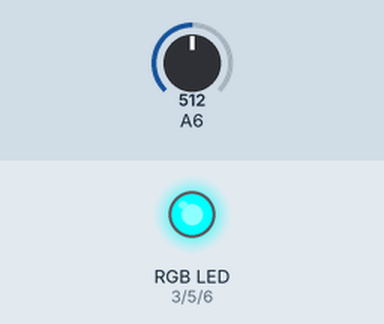
The sketch below on a simulated Arduino Nano, built with avr-gcc and run on an emulated ATmega328P. Shown: an RGB LED mixed from three pins (HIGH = lit). Inputs (shaded band) come from the test bench; at power-on: A6 = 512.

Above: at 0.31 s.
At 1.4 s:
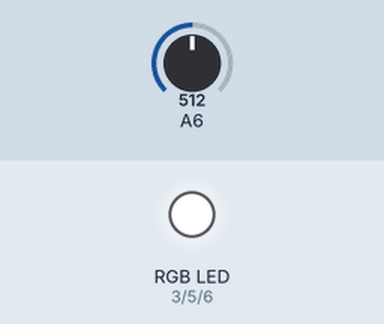
1.5 s: A6 set to 0
At 2.4 s:
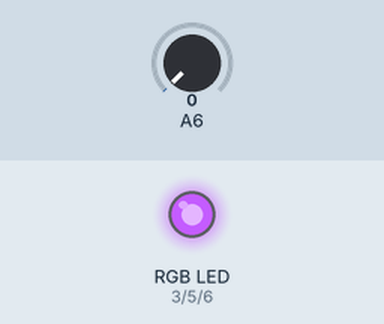
Timing chart, 0 to 2.1 s (numbered marks = the images above; inputs shaded):
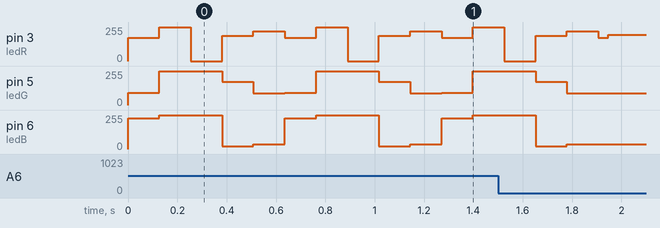

The sketch:

POTENCIOMETRO_RGB.ino
```cpp
/*
 Fundación Kinal
 Centro Educativo Técnico Laboral Kinal
 Electrónica
 Grado: Quinto
 Sección: A
 Curso: Taller de Electrónica Digital y Reparación de Computadoras I
 Nombre: Luis Alexander Racanac Canahui
 Carné: 2022083
*/
#define ledR 3
#define ledG 5
#define ledB 6
#define POT A7
int V;
int Velocidad;
void setup() {
  Serial.begin(9600);
  pinMode(ledR, OUTPUT);
  pinMode(ledG, OUTPUT);
  pinMode(ledB, OUTPUT);
  pinMode(POT, INPUT);
}
void loop() {
  V = analogRead(20);
  Velocidad = map(V,0,1023,0,255);
  analogWrite(ledR, 174);
  analogWrite(ledG, 92);
  analogWrite(ledB,230);
  delay(Velocidad);
  analogWrite(ledR, 255);
  analogWrite(ledG, 255);
  analogWrite(ledB, 255);
  delay(Velocidad);
  analogWrite(ledR, 0);
  analogWrite(ledG, 255);
  analogWrite(ledB, 255);
  delay(Velocidad);
  analogWrite(ledR, 189);
  analogWrite(ledG, 174);
  analogWrite(ledB, 20);
  delay(Velocidad);
  analogWrite(ledR, 225);
  analogWrite(ledG, 87);
  analogWrite(ledB, 35);
  delay(Velocidad);
}
```

Measured:
- by itself, pin 3 (ledR): repeats every 0.64 s: 255/255 0.13 s, 0/255 0.13 s, 189/255 0.13 s, 225/255 0.13 s, 174/255 0.13 s
- by itself, pin 5 (ledG): repeats every 0.64 s: 255/255 0.25 s, 174/255 0.13 s, 87/255 0.13 s, 92/255 0.13 s
- by itself, pin 6 (ledB): repeats every 0.64 s: 255/255 0.25 s, 20/255 0.13 s, 35/255 0.13 s, 230/255 0.13 s
